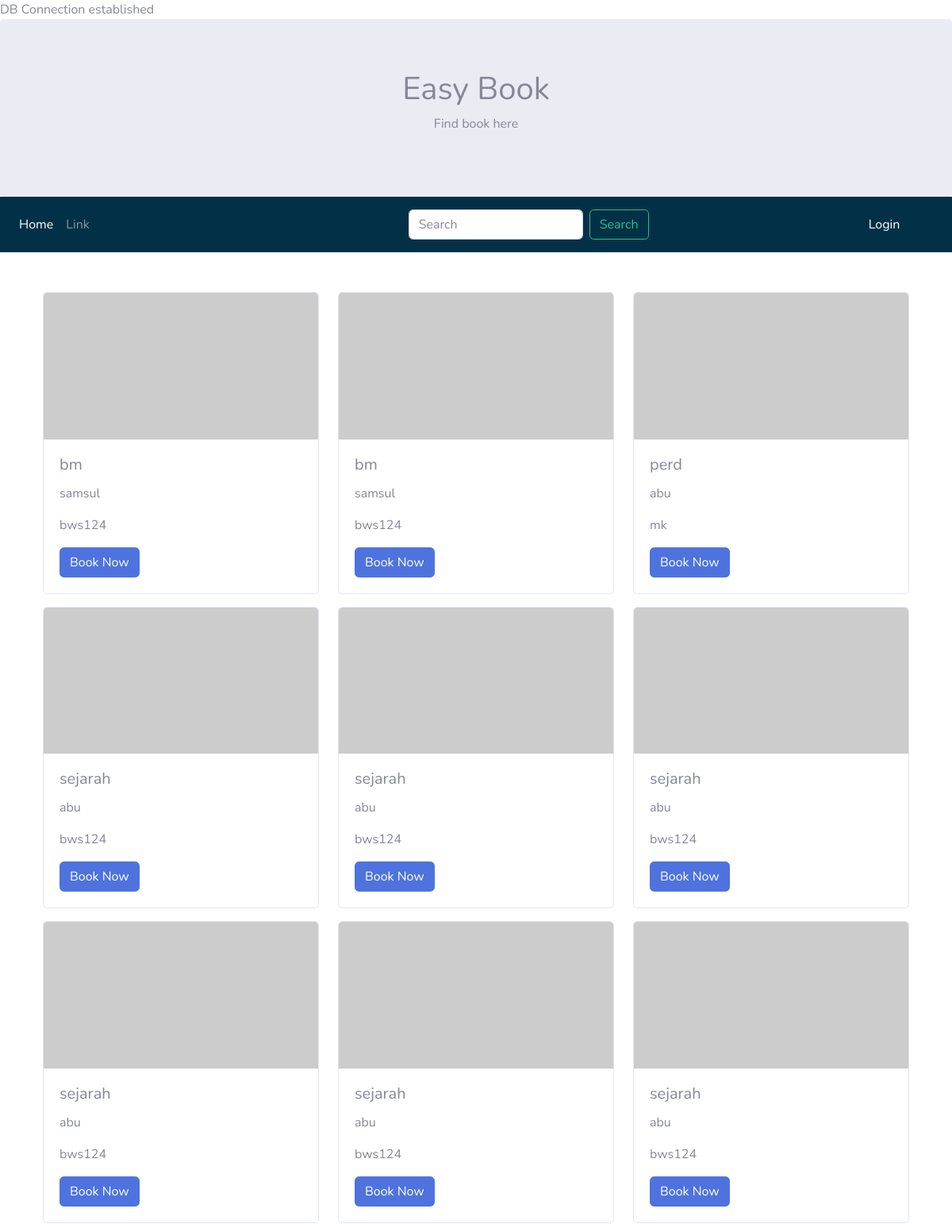
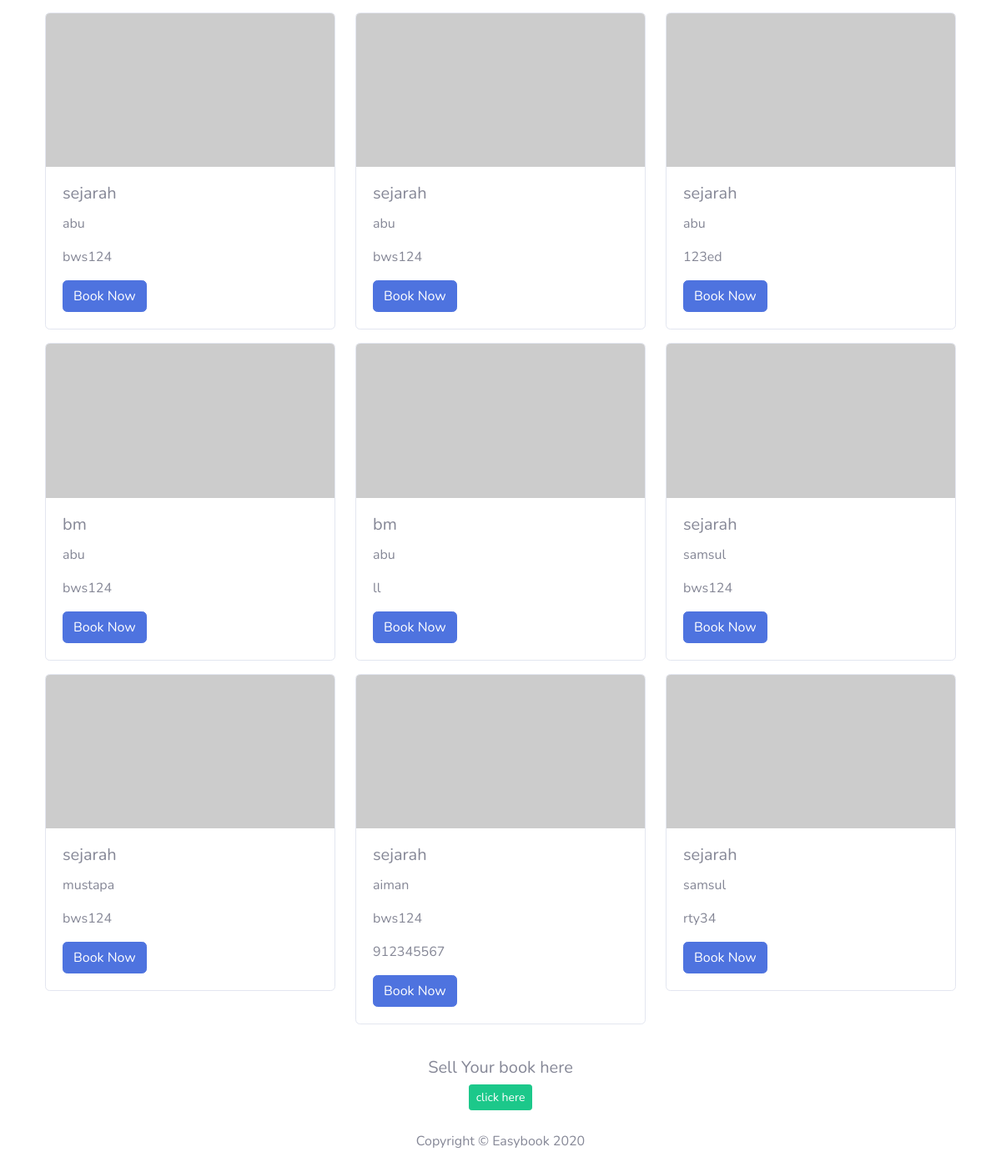
Page /test.php on the committed database (2 pictures, top to bottom).
### tables this page shows
CREATE TABLE IF NOT EXISTS `orderbook` (
  `idbook` int(11) NOT NULL AUTO_INCREMENT,
  `status` varchar(50) NOT NULL DEFAULT '0',
  `ownerid` int(11) NOT NULL DEFAULT '0',
  `price` varchar(50) DEFAULT NULL,
  `bookname` varchar(50) DEFAULT NULL,
  `bookcodesubject` varchar(50) DEFAULT NULL,
  `bookcover` varchar(225) DEFAULT NULL,
  PRIMARY KEY (`idbook`)
);

CREATE TABLE IF NOT EXISTS `user` (
  `id` int(11) NOT NULL AUTO_INCREMENT,
  `email` varchar(50) DEFAULT NULL,
  `username` varchar(100) DEFAULT NULL,
  `password` varchar(255) DEFAULT NULL,
  `accesslevel` varchar(50) DEFAULT NULL,
  `imagefile` varchar(50) DEFAULT NULL,
  `contact` varchar(50) DEFAULT NULL,
  PRIMARY KEY (`id`)
);

### test.php (the view, shortened to what this page needs)
<?php
require 'dbconnect.php';
$sql= "SELECT orderbook.*,user.contact,user.username FROM orderbook
       JOIN user
       ON orderbook.ownerid=user.id ";
$qr=mysqli_query($conn,$sql);
?>
<!DOCTYPE html>
<html lang="en">
<head>
  <link href="vendor/fontawesome-free/css/all.min.css" rel="stylesheet" type="text/css">
  <link href="css/sb-admin-2.min.css" rel="stylesheet">
</head>
<body  id="page-top">
<div class="jumbotron">
  <div class="container text-center">
    <h1>Easy Book</h1>
    <p>Find book here</p>
  </div>
</div>
<nav class="navbar sticky-top navbar-expand-lg navbar-dark "style="background-color: #023047;">
  <div class="collapse navbar-collapse" id="navbarSupportedContent">
    <ul class="navbar-nav mr-auto col-5">
      <li class="nav-item active">
        <a class="nav-link" href="#">Home</a>
      </li>
      <li class="nav-item">
        <a class="nav-link" href="#">Link</a>
      </li>
    </ul>
    <form class="form-inline my-2 my col-6">
      <input class="form-control form-control mr-sm-2" type="search" placeholder="Search" aria-label="Search">
      <button class="btn btn-outline-success my-2 my-sm-0" type="submit">Search</button>
    </form>
     <ul class="navbar-nav mr-auto col-1">
      <li class="nav-item active">
        <a class="nav-link" href="login.php">Login </a>
      </li>
    </ul>
  </div>
</nav>
<div class="container">
  <div class="row">
    <?php
    while ($rec=mysqli_fetch_array($qr)) {
    ?>
    <div class="col-sm-4 mb-3">
      <div class="card" >
        <img class="card-img-top" src="https://placehold.it/150x80?text=IMAGE" alt="Card image cap">
        <div class="card-body">
          <h5 class="card-title"><?=$rec['bookname']?></h5>
          <p class="card-text"><?=$rec['username']?></p>
            <p class="card-text"><?=$rec['bookcodesubject']?></p>
            <p class="card-text"><?=$rec['contact']?></p>
          <a href="#" class="btn btn-primary">Book Now</a>
        </div>
      </div>
    </div>
    <?php
    }
     ?>
  </div>
</div><br>
  <div class="container-fluid text-center">
    <h5>Sell Your book here</h5>
    <a class="btn btn-success btn-sm" href="register/">click here</a>
  </div>
</body>
</html>
<?php
include "footer.template.php";
?>

### footer.template.php (shortened to what this page needs)
      <footer class="footer bg-white">
        <div class="container my-auto">
          <div class="copyright text-center my-auto">
            <span>Copyright &copy; Easybook 2020</span>
          </div>
        </div>
      </footer>
</body>
</html>

### test.php (style rules this page uses)
.navbar { margin-bottom: 50px; border-radius: 0; }
.jumbotron { margin-bottom: 0; }
footer { background-color: #f2f2f2; padding: 25px; }

### rows in the picture
orderbook: bookname "bm", user.username "samsul", bookcodesubject "bws124"
orderbook: bookname "bm", user.username "samsul", bookcodesubject "bws124"
orderbook: bookname "perd", user.username "abu", bookcodesubject "mk"
orderbook: bookname "sejarah", user.username "abu", bookcodesubject "bws124"
orderbook: bookname "sejarah", user.username "abu", bookcodesubject "bws124"
orderbook: bookname "sejarah", user.username "abu", bookcodesubject "bws124"
orderbook: bookname "sejarah", user.username "abu", bookcodesubject "bws124"
orderbook: bookname "sejarah", user.username "abu", bookcodesubject "bws124"
orderbook: bookname "sejarah", user.username "abu", bookcodesubject "bws124"
orderbook: bookname "sejarah", user.username "abu", bookcodesubject "bws124"
orderbook: bookname "sejarah", user.username "abu", bookcodesubject "bws124"
orderbook: bookname "sejarah", user.username "abu", bookcodesubject "123ed"
orderbook: bookname "bm", user.username "abu", bookcodesubject "bws124"
orderbook: bookname "bm", user.username "abu", bookcodesubject "ll"
orderbook: bookname "sejarah", user.username "samsul", bookcodesubject "bws124"
orderbook: bookname "sejarah", user.username "mustapa", bookcodesubject "bws124"
orderbook: bookname "sejarah", user.username "aiman", bookcodesubject "bws124", user.contact "912345567"
orderbook: bookname "sejarah", user.username "samsul", bookcodesubject "rty34"
